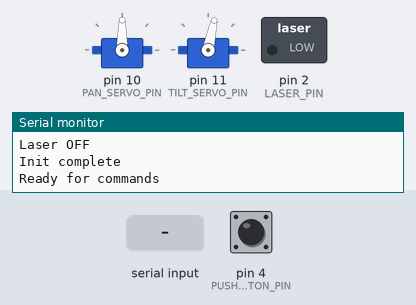
A sketch run on a simulated Arduino Uno, built with avr-gcc and run on an emulated ATmega328P. Parts: 2 × servo, switched loads named in the sketch (green lamp = pin HIGH), the last lines printed to the serial monitor. The inputs (shaded band) are chosen by the test bench; at power-on: pin 4 (PUSHBUTTON_PIN) LOW.

Above: at 2.2 s.
2.3 s: "1\n" received over Serial
At 4.12 s:
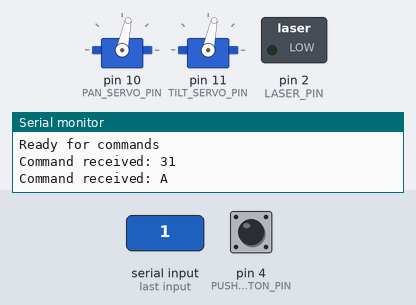
5.3 s: pin 4 (PUSHBUTTON_PIN) pulled HIGH for 0.15 s
At 5.49 s:
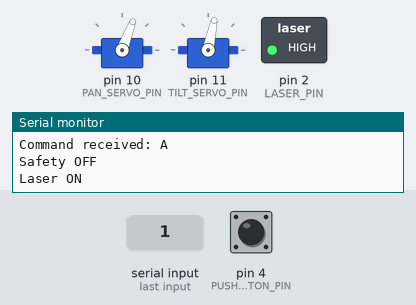
8.3 s: pin 4 (PUSHBUTTON_PIN) pulled HIGH for 1 s
At 8.52 s:
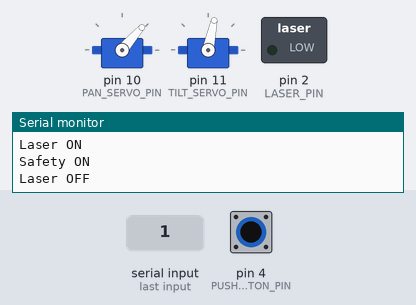
11.3 s: pin 4 (PUSHBUTTON_PIN) pulled HIGH for 0.15 s
At 11.55 s:
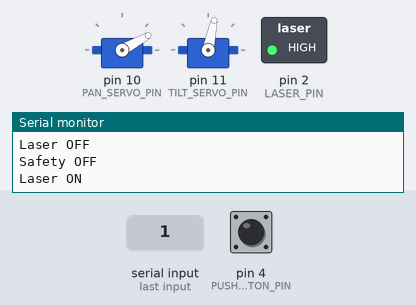
14.3 s: pin 4 (PUSHBUTTON_PIN) pulled HIGH for 3.2 s
At 17.1 s:
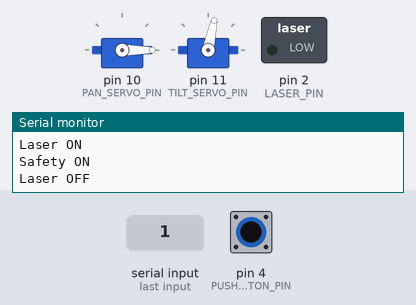
Timing chart, 0 to 18.6 s (numbered marks = the images above; inputs shaded):
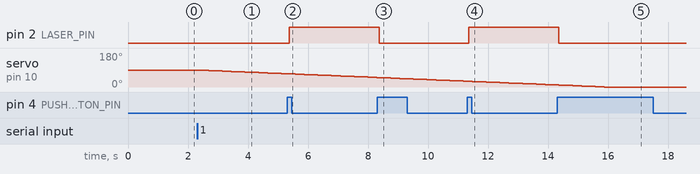

The sketch:

fire_control_system.ino
```cpp
/************************************************************************************
   Fire control system for the Terror Turret.
 ************************************************************************************
   Wiring is described in the file `wiring_instructions.txt` in the docs folder.

   The only phyiscally attached control is the button, which engages the safety
   when pressed.
 ***********************************************************************************/

#include <Servo.h>

/************************************************************************************
   Constants
 ***********************************************************************************/
// Digital pin assignments
const int LASER_PIN = 2;
const int PUSHBUTTON_PIN = 4;
const int TRIGGER_PIN = 7;
const int PAN_SERVO_PIN = 10;
const int TILT_SERVO_PIN = 11;

const int DEBOUNCE_DELAY_MS = 50;
const int TOGGLE_BUTTON_COOLDOWN = 200;

// Needed to compensate for servo centered position being slightly wrong
const int TURRET_PITCH_CALIBRATION = 120;

// These constants represent the microsecond PWM values defining the range of
// motion for the type of servos we are using - the servos we use have a 180 degree
// range, so the min value here represents 0 degrees and the max represents 180.
// Note that the actual allowed range of motion is limited by our code to prevent
// the gun from hitting the turret itself, plus a few other reasons.
const int SERVO_MIN = 600;
const int SERVO_MAX = 2400;

// These determine where the turret is ALLOWED to move, NOT where it CAN move.
const int PAN_MIN = 600;
const int PAN_MAX = 2400;
const int TILT_MIN = 900;
const int TILT_MAX = 2000;

const int INITIAL_PAN_VALUE = 1500; // Centered
const int INITIAL_TILT_VALUE = 1500; // Centered

const int NUM_SPEED_LEVELS = 10;
const int MAX_GUN_FIRING_TIME = 2000;

const int SERIAL_BAUD_RATE = 9600;
/***********************************************************************************/

/************************************************************************************
 Command-link protocol
 ************************************************************************************
 The following constants define the bytes that represent various commands that can
 be sent to this FCS from the Raspberry Pi Turret Manager.

 There is no particular reason that the bytes start at 0x21, other than that it is
 the first non-whitespace, non-control ASCII character. We aren't considering these
 commands to be ASCII characters, they are just numbers, but it's helpful for
 debugging to have a simple printed character in the logs or wherever.

 The rotation stuff is based on speed levels. There are 10 speed levels, so the
 command CMD_ROTATE_LEFT_MAX means rotate at speed -10, in other words turn left at
 max speed. These commands represent a range. So, CMD_ROTATE_ZERO - 5 would tell
 the turret to rotate left at speed 5. Negative speeds imply left rotation, and
 positive speeds imply right rotation. The same logic can be applied to pitching.
/***********************************************************************************/
unsigned char CMD_FIRE = 0x21;
unsigned char CMD_STOP_FIRE = 0x22;
unsigned char CMD_SAFETY_ON = 0x23;
unsigned char CMD_SAFETY_OFF = 0x24;
unsigned char CMD_REBOOT = 0x25; // Currently does nothing
unsigned char CMD_ROTATE_LEFT_MAX = 0x26;
unsigned char CMD_ROTATE_ZERO = 0x30;
unsigned char CMD_ROTATE_RIGHT_MAX = 0x3A;
unsigned char CMD_PITCH_DOWN_MAX = 0x3B;
unsigned char CMD_PITCH_ZERO = 0x45;
unsigned char CMD_PITCH_UP_MAX = 0x4F;
/***********************************************************************************/

// Servo objects used to control the servos
Servo panServo;
Servo tiltServo;

// Current state variables for the turret
int panValue = INITIAL_PAN_VALUE;
int tiltValue = INITIAL_TILT_VALUE;

bool isSafetyOn = true;
int laserState = LOW;

int buttonState = LOW;
int lastButtonState = LOW;
long lastDebounceTime = 0;

bool isFiring = false;
long firingStartTime;
unsigned long firingCoolDownTime = 0;

int horizontalSpeedLevel = 0;
int verticalSpeedLevel = 0;

/**
 * Code in this method will run when the board is first powered.
 */
void setup()
{
  Serial.begin(SERIAL_BAUD_RATE);
  Serial.print("Initializing");
  setupPins();
  setSafetyOn(true);
  moveServosToInitialPosition();
  Serial.println("Init complete");
  Serial.println("Ready for commands");
}

/**
 * Code in this method will run repeatedly.
 */
void loop()
{
  acceptSerialCommandsFromRPi();
  stopFiringIfMaxBurstLengthExceeded();
  readAndDebounceButton();
  calculateNewServoPositions();
  ensureDesiredServoPositionsAreInAllowedRange();
  panServo.writeMicroseconds(panValue);
  tiltServo.writeMicroseconds(tiltValue);
  delay(15);
}

void setupPins()
{
  // Writing before attach is technically wrong but stops the intial autocentering
  // We want to handle the centering ourselves, autocentering can damage the turret
  panServo.writeMicroseconds(0);
  tiltServo.writeMicroseconds(0);

  panServo.attach(PAN_SERVO_PIN, SERVO_MIN, SERVO_MAX);
  tiltServo.attach(TILT_SERVO_PIN, SERVO_MIN, SERVO_MAX);

  pinMode(PUSHBUTTON_PIN, INPUT);
  pinMode(LASER_PIN, OUTPUT);
  pinMode(TRIGGER_PIN, OUTPUT);
}

void acceptSerialCommandsFromRPi()
{
  while (Serial.available()) {
    processCommand(Serial.read());
  }
}

void processCommand(unsigned char command)
{
  Serial.print("Command received: ");
  Serial.print(command, HEX);
  Serial.print("\n");

  // First process the movement cmds, since they are a ranged values -10 through 10
  if (command >= CMD_ROTATE_LEFT_MAX && command <= CMD_ROTATE_RIGHT_MAX) {
    horizontalSpeedLevel = command - CMD_ROTATE_ZERO;
  }
  else if (command >= CMD_PITCH_DOWN_MAX && command <= CMD_PITCH_UP_MAX) {
    verticalSpeedLevel = command - CMD_PITCH_ZERO;
  }
  else if (command == CMD_FIRE) {
    setIsFiring(true);
  }
  else if (command == CMD_STOP_FIRE) {
    setIsFiring(false);
  }
  else if (command == CMD_SAFETY_ON) {
    setSafetyOn(true);
  }
  else if (command == CMD_SAFETY_OFF) {
    setSafetyOn(false);
  }
  else if (command == CMD_REBOOT) {
    reboot();
  }
}

void moveServosToInitialPosition()
{
  panServo.writeMicroseconds(panValue);
  tiltValue -= TURRET_PITCH_CALIBRATION;
  tiltServo.writeMicroseconds(tiltValue);
  delay(1000);
}

void calculateNewServoPositions()
{
  // panValue subtracts because the servo thinks left is positive but we define right as positive
  panValue -= horizontalSpeedLevel;
  tiltValue += verticalSpeedLevel;
}

/**
 * When the safety is on, the laser will turn off and the weapon will not fire.
 */
void setSafetyOn(bool safetyOn)
{
  if (safetyOn) {
    Serial.println("Safety ON");
  }
  else {
    Serial.println("Safety OFF");
  }

  isSafetyOn = safetyOn;
  setLaserOn(!safetyOn);
}

void setLaserOn(bool laserOn)
{
  if (laserOn) {
    Serial.println("Laser ON");
  }
  else {
    Serial.println("Laser OFF");
  }

  int pinValue = laserOn ? HIGH : LOW;
  digitalWrite(LASER_PIN, pinValue);
}

/**
 * Gates the pan and tilt servo position values to be within the allowed range.
 *
 * The allowed range is determined based on several factors, most important of
 * which is preventing the turret from hitting itself.
 */
void ensureDesiredServoPositionsAreInAllowedRange()
{
  panValue = max(panValue, PAN_MIN);
  panValue = min(panValue, PAN_MAX);
  tiltValue = max(tiltValue, TILT_MIN);
  tiltValue = min(tiltValue, TILT_MAX);
}

int readAndDebounceButton()
{
  int reading = digitalRead(PUSHBUTTON_PIN);
  if (reading != lastButtonState) {
    lastDebounceTime = millis();
  }

  long timeSinceStateChange = millis() - lastDebounceTime;
  if (timeSinceStateChange > DEBOUNCE_DELAY_MS) {
    if (reading != buttonState) {
      // Button is now debounced, so reading should be the correct state
      buttonState = reading;
      if (buttonState == HIGH) {
        onButtonPressed();
      }
    }
  }
  lastButtonState = reading;
  return buttonState;
}

/**
 * This helps prevent overheating the gun and damaging it.
 */
void stopFiringIfMaxBurstLengthExceeded()
{
  unsigned long currentTime = millis();
  if (currentTime - firingStartTime > MAX_GUN_FIRING_TIME) {
    setIsFiring(false);
    firingCoolDownTime = millis() + 5000;
  }
}

/**
 * Called by readAndDebounceButton().
 *
 * Really, we should be using a function pointer to use the listener pattern here,
 * but this is really simple software and it wouldn't be worth our time.
 * Hardcoding in a listener function is bad, but in this case, it's okay.
 */
void onButtonPressed()
{
  setSafetyOn(!isSafetyOn);
}

void setIsFiring(bool fireWeapon)
{
  // If we're already firing - just continue firing - no work needed
  if (isFiring && fireWeapon) {
    return;
  }

  if (fireWeapon) {
    if (!isSafetyOn && millis() > firingCoolDownTime) {
      isFiring = true;
      firingStartTime = millis();
      digitalWrite(TRIGGER_PIN, HIGH);
    }
  }
  else {
    digitalWrite(TRIGGER_PIN, LOW);
    isFiring = false;
  }
}

/**
 * Currently not implemented.
 */
void reboot() {
  // TODO
}
```

Measured:
- after the input at 2.3 s, servo on pin 10 (PAN_SERVO_PIN): moves from 90° to 70° over 2.9 s, starting after 0.08 s
- after the input at 5.3 s, pin 2 (LASER_PIN): LOW → HIGH after 0.07 s
- after the input at 8.3 s, pin 2 (LASER_PIN): HIGH → LOW after 0.07 s
- after the input at 11.3 s, pin 2 (LASER_PIN): LOW → HIGH after 0.06 s
- after the input at 14.3 s, pin 2 (LASER_PIN): HIGH → LOW after 0.07 s
